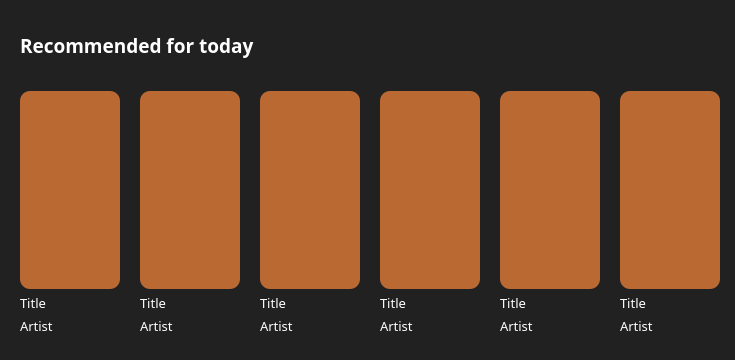
              <widget class="QWidget" name="widget_9" native="true">
               <property name="minimumSize">
                <size>
                 <width>0</width>
                 <height>360</height>
                </size>
               </property>
               <property name="maximumSize">
                <size>
                 <width>16777215</width>
                 <height>800</height>
                </size>
               </property>
               <property name="styleSheet">
                <string notr="true">background-color:rgb(33, 33, 33);
border-radius:15px;</string>
               </property>
               <layout class="QVBoxLayout" name="verticalLayout_134" stretch="2,13">
                <property name="spacing">
                 <number>15</number>
                </property>
                <property name="leftMargin">
                 <number>20</number>
                </property>
                <property name="topMargin">
                 <number>25</number>
                </property>
                <property name="rightMargin">
                 <number>15</number>
                </property>
                <property name="bottomMargin">
                 <number>15</number>
                </property>
                <item>
                 <widget class="QLabel" name="label_21">
                  <property name="font">
                   <font>
                    <family>Plus Jakarta Sans ExtraBold</family>
                    <pointsize>14</pointsize>
                    <weight>75</weight>
                    <bold>true</bold>
                   </font>
                  </property>
                  <property name="styleSheet">
                   <string notr="true">color: rgb(255, 255, 255);</string>
                  </property>
                  <property name="midLineWidth">
                   <number>0</number>
                  </property>
                  <property name="text">
                   <string>Recommended for today</string>
                  </property>
                 </widget>
                </item>
                <item>
                 <layout class="QHBoxLayout" name="horizontalLayout_24" stretch="0,0,0,0,0,0">
                  <property name="spacing">
                   <number>20</number>
                  </property>
                  <property name="topMargin">
                   <number>10</number>
                  </property>
                  <property name="bottomMargin">
                   <number>0</number>
                  </property>
                  <item>
                   <layout class="QVBoxLayout" name="verticalLayout_135" stretch="1,0">
                    <property name="spacing">
                     <number>5</number>
                    </property>
                    <property name="bottomMargin">
                     <number>0</number>
                    </property>
                    <item>
                     <widget class="QLabel" name="label_245">
                      <property name="minimumSize">
                       <size>
                        <width>100</width>
                        <height>100</height>
                       </size>
                      </property>
                      <property name="maximumSize">
                       <size>
                        <width>16777215</width>
                        <height>16777215</height>
                       </size>
                      </property>
                      <property name="styleSheet">
                       <string notr="true">background-color: rgb(186, 105, 51);
border-radius:10px;</string>
                      </property>
                      <property name="text">
                       <string/>
                      </property>
                     </widget>
                    </item>
                    <item>
                     <layout class="QVBoxLayout" name="verticalLayout_136" stretch="1,0">
                      <property name="spacing">
                       <number>5</number>
                      </property>
                      <property name="topMargin">
                       <number>0</number>
                      </property>
                      <property name="bottomMargin">
                       <number>10</number>
                      </property>
                      <item>
                       <widget class="QLabel" name="label_246">
                        <property name="maximumSize">
                         <size>
                          <width>16777215</width>
                          <height>20</height>
                         </size>
                        </property>
                        <property name="font">
                         <font>
                          <family>Plus Jakarta Sans Medium</family>
                          <pointsize>10</pointsize>
                         </font>
                        </property>
                        <property name="styleSheet">
                         <string notr="true">color: rgb(255, 255, 255);</string>
                        </property>
                        <property name="text">
                         <string>Title</string>
                        </property>
                       </widget>
                      </item>
                      <item>
                       <widget class="QLabel" name="label_247">
                        <property name="maximumSize">
                         <size>
                          <width>16777215</width>
                          <height>18</height>
                         </size>
                        </property>
                        <property name="font">
                         <font>
                          <family>Plus Jakarta Sans Medium</family>
                          <pointsize>10</pointsize>
                         </font>
                        </property>
                        <property name="styleSheet">
                         <string notr="true">color: rgb(255, 255, 255);</string>
                        </property>
                        <property name="text">
                         <string>Artist</string>
                        </property>
                       </widget>
                      </item>
                     </layout>
                    </item>
                   </layout>
                  </item>
                  <item>
                   <layout class="QVBoxLayout" name="verticalLayout_137" stretch="5,0">
                    <property name="spacing">
                     <number>5</number>
                    </property>
                    <item>
                     <widget class="QLabel" name="label_248">
                      <property name="minimumSize">
                       <size>
                        <width>100</width>
                        <height>100</height>
                       </size>
                      </property>
                      <property name="maximumSize">
                       <size>
                        <width>16777215</width>
                        <height>16777215</height>
                       </size>
                      </property>
                      <property name="styleSheet">
                       <string notr="true">background-color: rgb(186, 105, 51);
border-radius:10px;</string>
                      </property>
                      <property name="text">
                       <string/>
                      </property>
                     </widget>
                    </item>
                    <item>
                     <layout class="QVBoxLayout" name="verticalLayout_138" stretch="0,0">
                      <property name="spacing">
                       <number>5</number>
                      </property>
                      <property name="topMargin">
                       <number>0</number>
                      </property>
                      <property name="bottomMargin">
                       <number>10</number>
                      </property>
                      <item>
                       <widget class="QLabel" name="label_249">
                        <property name="maximumSize">
                         <size>
                          <width>16777215</width>
                          <height>20</height>
                         </size>
                        </property>
                        <property name="font">
                         <font>
                          <family>Plus Jakarta Sans Medium</family>
                          <pointsize>10</pointsize>
                         </font>
                        </property>
                        <property name="styleSheet">
                         <string notr="true">color: rgb(255, 255, 255);</string>
                        </property>
                        <property name="text">
                         <string>Title</string>
                        </property>
                       </widget>
                      </item>
                      <item>
                       <widget class="QLabel" name="label_250">
                        <property name="maximumSize">
                         <size>
                          <width>16777215</width>
                          <height>18</height>
                         </size>
                        </property>
                        <property name="font">
                         <font>
                          <family>Plus Jakarta Sans Medium</family>
                          <pointsize>10</pointsize>
                         </font>
                        </property>
                        <property name="styleSheet">
                         <string notr="true">color: rgb(255, 255, 255);</string>
                        </property>
                        <property name="text">
                         <string>Artist</string>
                        </property>
                       </widget>
                      </item>
                     </layout>
                    </item>
                   </layout>
                  </item>
                  <item>
                   <layout class="QVBoxLayout" name="verticalLayout_139" stretch="6,0">
                    <property name="spacing">
                     <number>5</number>
                    </property>
                    <item>
                     <widget class="QLabel" name="label_251">
                      <property name="minimumSize">
                       <size>
                        <width>100</width>
                        <height>100</height>
                       </size>
                      </property>
                      <property name="maximumSize">
                       <size>
                        <width>16777215</width>
                        <height>16777215</height>
                       </size>
                      </property>
                      <property name="styleSheet">
                       <string notr="true">background-color: rgb(186, 105, 51);
border-radius:10px;</string>
                      </property>
                      <property name="text">
                       <string/>
                      </property>
                     </widget>
                    </item>
                    <item>
                     <layout class="QVBoxLayout" name="verticalLayout_140" stretch="1,1">
                      <property name="spacing">
                       <number>5</number>
                      </property>
                      <property name="topMargin">
                       <number>0</number>
                      </property>
                      <property name="bottomMargin">
                       <number>10</number>
                      </property>
                      <item>
                       <widget class="QLabel" name="label_252">
                        <property name="maximumSize">
                         <size>
                          <width>16777215</width>
                          <height>20</height>
                         </size>
                        </property>
                        <property name="font">
                         <font>
                          <family>Plus Jakarta Sans Medium</family>
                          <pointsize>10</pointsize>
                         </font>
                        </property>
                        <property name="styleSheet">
                         <string notr="true">color: rgb(255, 255, 255);</string>
                        </property>
                        <property name="text">
                         <string>Title</string>
                        </property>
                       </widget>
                      </item>
                      <item>
                       <widget class="QLabel" name="label_253">
                        <property name="maximumSize">
                         <size>
                          <width>16777215</width>
                          <height>18</height>
                         </size>
                        </property>
                        <property name="font">
                         <font>
                          <family>Plus Jakarta Sans Medium</family>
                          <pointsize>10</pointsize>
                         </font>
                        </property>
                        <property name="styleSheet">
                         <string notr="true">color: rgb(255, 255, 255);</string>
                        </property>
                        <property name="text">
                         <string>Artist</string>
                        </property>
                       </widget>
                      </item>
                     </layout>
                    </item>
                   </layout>
                  </item>
                  <item>
                   <layout class="QVBoxLayout" name="verticalLayout_141" stretch="6,0">
                    <property name="spacing">
                     <number>5</number>
                    </property>
                    <item>
                     <widget class="QLabel" name="label_254">
                      <property name="minimumSize">
                       <size>
                        <width>100</width>
                        <height>100</height>
                       </size>
                      </property>
                      <property name="maximumSize">
                       <size>
                        <width>16777215</width>
                        <height>16777215</height>
                       </size>
                      </property>
                      <property name="styleSheet">
                       <string notr="true">background-color: rgb(186, 105, 51);
border-radius:10px;</string>
                      </property>
                      <property name="text">
                       <string/>
                      </property>
                     </widget>
                    </item>
                    <item>
                     <layout class="QVBoxLayout" name="verticalLayout_142" stretch="1,1">
                      <property name="spacing">
                       <number>5</number>
                      </property>
                      <property name="topMargin">
                       <number>0</number>
                      </property>
                      <property name="bottomMargin">
                       <number>10</number>
                      </property>
                      <item>
                       <widget class="QLabel" name="label_255">
                        <property name="maximumSize">
                         <size>
                          <width>16777215</width>
                          <height>20</height>
                         </size>
                        </property>
                        <property name="font">
                         <font>
                          <family>Plus Jakarta Sans Medium</family>
                          <pointsize>10</pointsize>
                         </font>
                        </property>
                        <property name="styleSheet">
                         <string notr="true">color: rgb(255, 255, 255);</string>
                        </property>
                        <property name="text">
                         <string>Title</string>
                        </property>
                       </widget>
                      </item>
                      <item>
                       <widget class="QLabel" name="label_256">
                        <property name="maximumSize">
                         <size>
                          <width>16777215</width>
                          <height>18</height>
                         </size>
                        </property>
                        <property name="font">
                         <font>
                          <family>Plus Jakarta Sans Medium</family>
                          <pointsize>10</pointsize>
                         </font>
                        </property>
                        <property name="styleSheet">
                         <string notr="true">color: rgb(255, 255, 255);</string>
                        </property>
                        <property name="text">
                         <string>Artist</string>
                        </property>
                       </widget>
                      </item>
                     </layout>
                    </item>
                   </layout>
                  </item>
                  <item>
                   <layout class="QVBoxLayout" name="verticalLayout_143" stretch="6,0">
                    <property name="spacing">
                     <number>5</number>
                    </property>
                    <item>
                     <widget class="QLabel" name="label_257">
                      <property name="minimumSize">
                       <size>
                        <width>100</width>
                        <height>100</height>
                       </size>
                      </property>
                      <property name="maximumSize">
                       <size>
                        <width>16777215</width>
                        <height>16777215</height>
                       </size>
                      </property>
                      <property name="styleSheet">
                       <string notr="true">background-color: rgb(186, 105, 51);
border-radius:10px;</string>
                      </property>
                      <property name="text">
                       <string/>
                      </property>
                     </widget>
                    </item>
                    <item>
                     <layout class="QVBoxLayout" name="verticalLayout_144" stretch="1,1">
                      <property name="spacing">
                       <number>5</number>
                      </property>
                      <property name="topMargin">
                       <number>0</number>
                      </property>
                      <property name="bottomMargin">
                       <number>10</number>
                      </property>
                      <item>
                       <widget class="QLabel" name="label_258">
                        <property name="maximumSize">
                         <size>
                          <width>16777215</width>
                          <height>20</height>
                         </size>
                        </property>
                        <property name="font">
                         <font>
                          <family>Plus Jakarta Sans Medium</family>
                          <pointsize>10</pointsize>
                         </font>
                        </property>
                        <property name="styleSheet">
                         <string notr="true">color: rgb(255, 255, 255);</string>
                        </property>
                        <property name="text">
                         <string>Title</string>
                        </property>
                       </widget>
                      </item>
                      <item>
                       <widget class="QLabel" name="label_259">
                        <property name="maximumSize">
                         <size>
                          <width>16777215</width>
                          <height>18</height>
                         </size>
                        </property>
                        <property name="font">
                         <font>
                          <family>Plus Jakarta Sans Medium</family>
                          <pointsize>10</pointsize>
                         </font>
                        </property>
                        <property name="styleSheet">
                         <string notr="true">color: rgb(255, 255, 255);</string>
                        </property>
                        <property name="text">
                         <string>Artist</string>
                        </property>
                       </widget>
                      </item>
                     </layout>
                    </item>
                   </layout>
                  </item>
                  <item>
                   <layout class="QVBoxLayout" name="verticalLayout_145" stretch="6,0">
                    <property name="spacing">
                     <number>5</number>
                    </property>
                    <item>
                     <widget class="QLabel" name="label_260">
                      <property name="minimumSize">
                       <size>
                        <width>100</width>
                        <height>100</height>
                       </size>
                      </property>
                      <property name="maximumSize">
                       <size>
                        <width>16777215</width>
                        <height>16777215</height>
                       </size>
                      </property>
                      <property name="styleSheet">
                       <string notr="true">background-color: rgb(186, 105, 51);
border-radius:10px;</string>
                      </property>
                      <property name="text">
                       <string/>
                      </property>
                     </widget>
                    </item>
                    <item>
                     <layout class="QVBoxLayout" name="verticalLayout_146" stretch="1,1">
                      <property name="spacing">
                       <number>5</number>
                      </property>
                      <property name="topMargin">
                       <number>0</number>
                      </property>
                      <property name="bottomMargin">
                       <number>10</number>
                      </property>
                      <item>
                       <widget class="QLabel" name="label_261">
                        <property name="maximumSize">
                         <size>
                          <width>16777215</width>
                          <height>20</height>
                         </size>
                        </property>
                        <property name="font">
                         <font>
                          <family>Plus Jakarta Sans Medium</family>
                          <pointsize>10</pointsize>
                         </font>
                        </property>
                        <property name="styleSheet">
                         <string notr="true">color: rgb(255, 255, 255);</string>
                        </property>
                        <property name="text">
                         <string>Title</string>
                        </property>
                       </widget>
                      </item>
                      <item>
                       <widget class="QLabel" name="label_262">
                        <property name="maximumSize">
                         <size>
                          <width>16777215</width>
                          <height>18</height>
                         </size>
                        </property>
                        <property name="font">
                         <font>
                          <family>Plus Jakarta Sans Medium</family>
                          <pointsize>10</pointsize>
                         </font>
                        </property>
                        <property name="styleSheet">
                         <string notr="true">color: rgb(255, 255, 255);</string>
                        </property>
                        <property name="text">
                         <string>Artist</string>
                        </property>
                       </widget>
                      </item>
                     </layout>
                    </item>
                   </layout>
                  </item>
                 </layout>
                </item>
               </layout>
              </widget>
